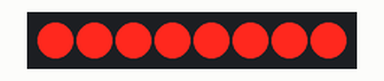
Recording of a sketch running on a simulated Arduino Uno, built with avr-gcc and run on an emulated ATmega328P. Shown: 8 shift-register outputs drawn as a row of LEDs (first output left, lit = HIGH). Wiring (inferred from the names in the program): shift register (74HC595): data pin 12; shift clock pin 9; latch pin 11. Wiring (inferred from the signals the program sends): row of LEDs: on Q0, Q1, Q2, Q3, Q4, Q5, Q6, Q7.

Above: at 0.5 s.
At 3.5 s:
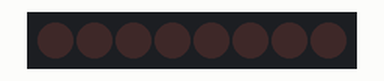
Timing chart, 0 to 4.6 s (numbered marks = the images above):
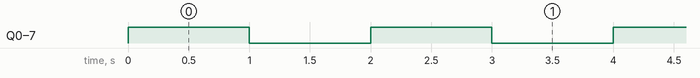

Measured:
- by itself, Q0–7: alternates HIGH for 1.0 s and LOW for 1.0 s

The sketch:

Wednesday_BitFlipper.ino
```cpp
int latchPin=11;
int clockPin=9;
int dataPin=12;
int dt=1000;

byte myByte=0xFF; //All leds on
byte myByteFlipped; //All leds off

void setup() {
  // put your setup code here, to run once:
Serial.begin(9600);
pinMode(latchPin,OUTPUT);
pinMode(dataPin,OUTPUT);
pinMode(clockPin,OUTPUT);
}

void loop() {
  // put your main code here, to run repeatedly:
digitalWrite(latchPin,LOW);
shiftOut(dataPin,clockPin,LSBFIRST,myByte);
digitalWrite(latchPin,HIGH);
delay(dt);
myByteFlipped=255-myByte;
digitalWrite(latchPin,LOW);
shiftOut(dataPin,clockPin,LSBFIRST,myByteFlipped);
digitalWrite(latchPin,HIGH);
delay(dt);
}
```
